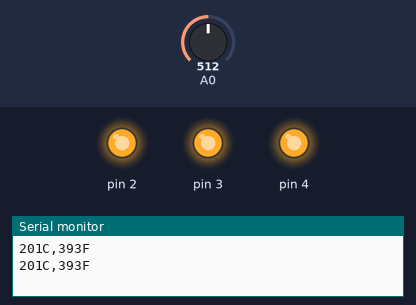
Bench run of a sketch on a simulated Arduino Uno, built with avr-gcc and run on an emulated ATmega328P. Parts: output pins drawn as LEDs (lit = HIGH), the last lines printed to the serial monitor. The test bench sets the inputs (shaded band); at power-on: A0 = 512.

Above: at 1.8 s.
1.9 s: A0 set to 240
3.4 s: A0 set to 213
At 4.9 s:
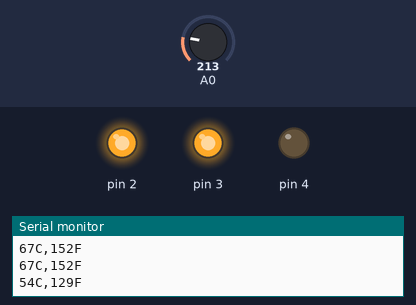
5.5 s: A0 set to 122
At 6.5 s:
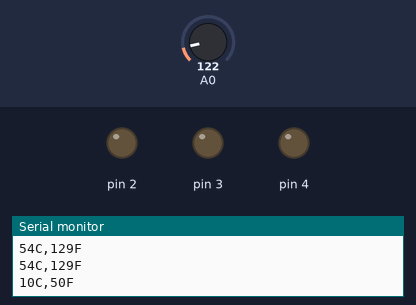
7.5 s: A0 set to 171
9.2 s: A0 set to 202
At 10.8 s:
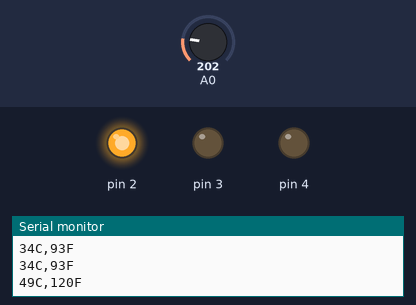
11.5 s: A0 set to 306
At 12.4 s:
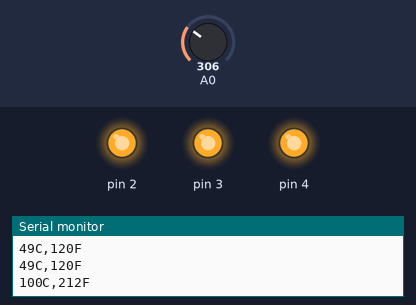
Timing chart, 0 to 14.5 s (numbered marks = the images above; inputs shaded):
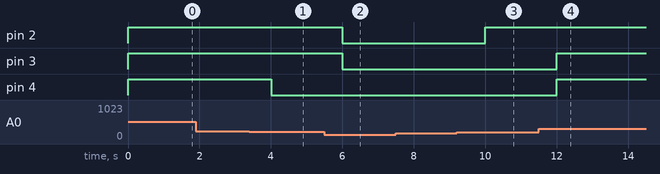

Measured:
- the behaviour switches between 224 and 223 on A0 (found by bisection; images 0 and 1)
- the behaviour switches between 183 and 184 on A0 (found by bisection; images 2 and 3)
- after the input at 3.4 s, pin 4: HIGH → LOW after 0.60 s
- after the input at 5.5 s, pin 2, pin 3: HIGH → LOW after 0.50 s
- after the input at 9.2 s, pin 2: LOW → HIGH after 0.81 s
- after the input at 11.5 s, pin 3, pin 4: LOW → HIGH after 0.51 s

The sketch:

temperature_monitor.ino
```cpp
// C++ code
//
int baselineTemp = 0;

int celsius = 0;

int fahrenhite = 0;

void setup()
{
  pinMode(A0, INPUT);
  Serial.begin(9600);
  pinMode(2, OUTPUT);
  pinMode(3, OUTPUT);
  pinMode(4, OUTPUT);
}

void loop()
{
  baselineTemp = 40;
  celsius = map(((analogRead(A0) - 20) * 3.04), 0, 1023, -40, 125);
  fahrenhite = ((celsius * 9) / 5 + 32);
  Serial.print(celsius);
  Serial.print("C,");
  Serial.print(fahrenhite);
  Serial.println("F");
  if (celsius < baselineTemp) {
    digitalWrite(2, LOW);
    digitalWrite(3, LOW);
    digitalWrite(4, LOW);
  }
  if (celsius >= baselineTemp && celsius < baselineTemp + 10) {
    digitalWrite(2, HIGH);
    digitalWrite(3, LOW);
    digitalWrite(4, LOW);
  }
  if (celsius >= baselineTemp + 10 && celsius < baselineTemp + 20) {
    digitalWrite(2, HIGH);
    digitalWrite(3, HIGH);
    digitalWrite(4, LOW);
  }
  if (celsius >= baselineTemp + 20 && celsius < baselineTemp + 30) {
    digitalWrite(2, HIGH);
    digitalWrite(3, HIGH);
    digitalWrite(4, HIGH);
  }
  if (celsius >= baselineTemp + 30) {
    digitalWrite(2, HIGH);
    digitalWrite(3, HIGH);
    digitalWrite(4, HIGH);
  }
  delay(1000); // Wait for 1000 millisecond(s)
}
```
